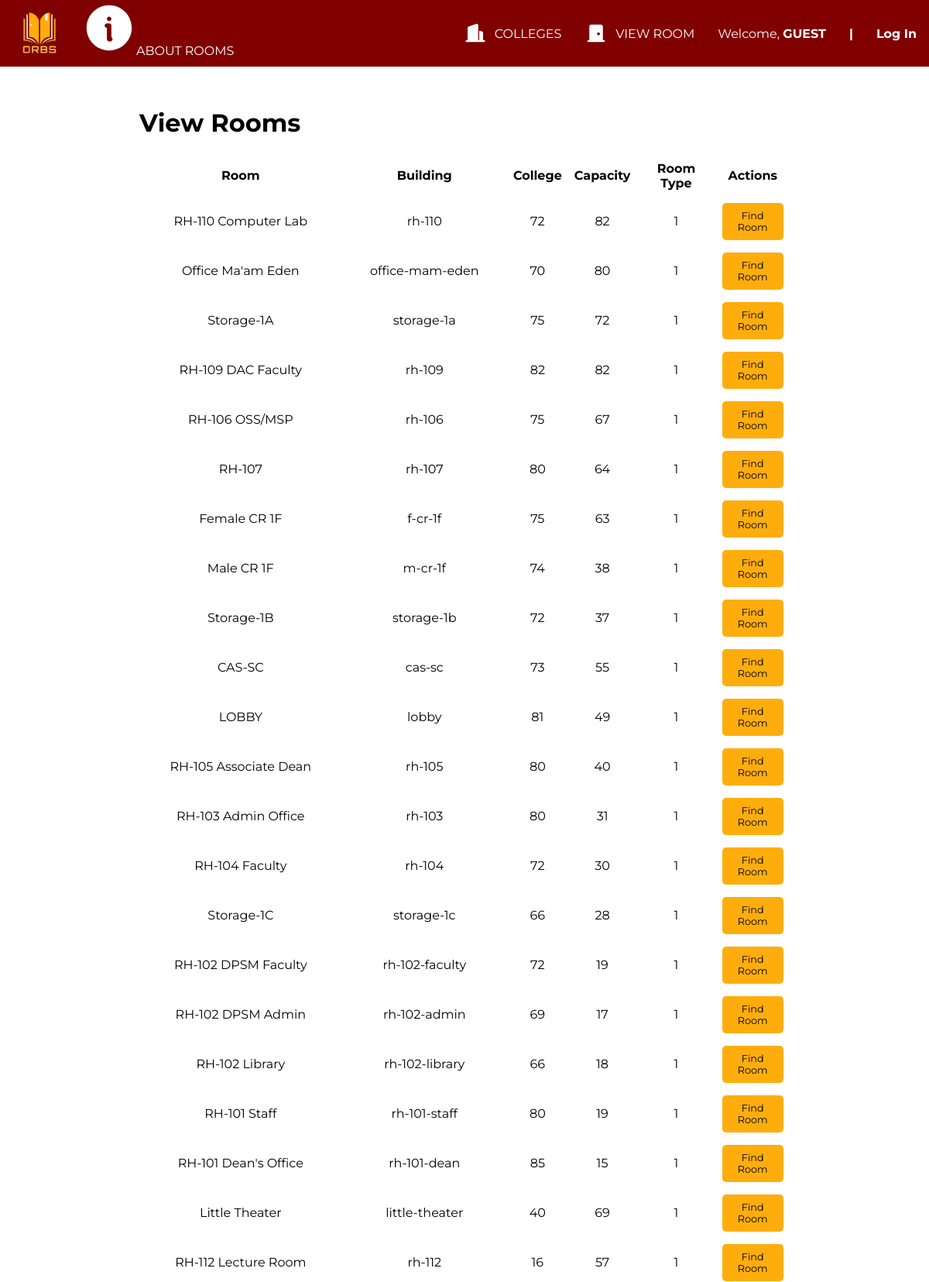
The page / (upper part) on the database its author committed.
### wayfinderpro/models.py (models this page shows, shortened)
class Room(models.Model):
    name = models.CharField(max_length=100)
    slug = models.SlugField(null=True)
    x = models.IntegerField()
    y = models.IntegerField()
    floorNumber = models.IntegerField(default = 1)
    date_created = models.DateTimeField(default=timezone.now)
    date_modified = models.DateTimeField(auto_now=True)

### wayfinderpro/views.py (the view)
# urls.py: 2. Add a URL to urlpatterns:  path('', views.home, name='home')
def home(request):
    context = {
        'rooms': Room.objects.all()
    }
    return render(request, 'wayfinderpro/initial.html', context)

### wayfinderpro/templates/wayfinderpro/initial.html (shortened to what this page needs)
{%load static%}
<!DOCTYPE html>
<html lang="en">
<head>
</head>
<body>
    <div class="dummycontainer">
        <div class="navbar">
            <div class="logo">
                <img src="{% static 'assets/Logo_Navbar.png' %}" alt="" class="logo">
                <span class="about"><img src="{% static 'assets/info.svg' %}" alt="">ABOUT ROOMS</span>
            </div>
            <div class="list">
                <div class="colleges">
                    <img src="{% static 'assets/school.svg' %}" alt="">
                    <span>COLLEGES</span>
                </div>
                <div class="viewrooms">
                    <img src="{% static 'assets/door.svg' %}" alt="">
                    <span>VIEW ROOM</span>
                </div>
                <div class="welcome">
                    <span>Welcome, <b>GUEST</b></span>
                </div>
                <div class="welcome">
                    <span><b>|</b></span>
                </div>
                <div class="welcome">
                    <span><b>Log In</b></span>
                </div>
            </div>
        </div>
    </div>
    <div class="mapcontainer">
        <div class="table">
            <h1>View Rooms</h1>
            <table>
                <thead>
                    <tr>
                        <th>Room</th>
                        <th>Building</th>
                        <th>College</th>
                        <th>Capacity</th>
                        <th>Room Type</th>
                        <th>Actions</th>
                    </tr>
                </thead>
                <tbody>
                    {% for room in rooms %}
                    <tr>
                        <td>{{ room.name }}</td>
                        <td>{{ room.slug }}</td>
                        <td>{{ room.x }}</td>
                        <td>{{ room.y }}</td>
                        <td>{{ room.floorNumber }}</td>
                        <td class="button">
                            <button class="button button-blue" style="background-color: #ffad0d; color: #000000;" onclick="startMultiFloorPathFinding('{{ room.slug }}', '{{ room.x }}', '{{ room.y }}', '{{ room.floorNumber }}')">Find Room</button>
                        </td>
                    </tr>
                    {% endfor %}
                </tbody>
            </table>
        </div>
    </div>
</body>
</html>

### wayfinderpro/templates/wayfinderpro/initial.html (style rules this page uses)
body { background-color: #800000; margin: 0; padding: 0; }
.navbar { display: flex; flex-direction: row; justify-content: space-between; align-items: center; color: white; background-color: #800000; padding: 0.5rem 1rem; }
.logo { display: flex; align-items: center; font-family: 'Montserrat', sans-serif; font-size: 1rem; font-weight: 400; gap: 20px; }
.logo img { width: 70px; height: 70px; }
.logo span { margin-top: -10px; }
.list { display: flex; align-items: center; gap: 30px; font-family: 'Montserrat', sans-serif; font-size: 1rem; font-weight: 400; }
.list div { display: flex; align-items: center; gap: 10px; }
.list img { width: 30px; height: 30px; }
.mapcontainer { background-color: white; width: 100vw; min-height: 100vh; display: flex; flex-direction: column; align-items: center; padding-top: 2rem; }
.table { width: 70%; font-family: 'Montserrat', sans-serif; font-size: 1rem; font-weight: 400; }
.table table { width: 100%; margin-top: 20px; border-collapse: collapse; }
.table th, .table td { text-align: center; padding: 8px; }
.button { display: flex; justify-content: center; align-items: center; gap: 5px; }
.button button { font-family: 'Montserrat', sans-serif; font-size: 0.8rem; font-weight: 400; min-height: 3rem; max-width: 90px; display: flex; justify-content: center; align-items: center; border-radius: 5px; border: none; cursor: pointer; transition: background-color 0.3s ease; }

### rows shown on the page
Room: name "RH-110 Computer Lab", slug "rh-110", x "72", y "82", floorNumber "1"
Room: name "Office Ma'am Eden", slug "office-mam-eden", x "70", y "80", floorNumber "1"
Room: name "Storage-1A", slug "storage-1a", x "75", y "72", floorNumber "1"
Room: name "RH-109 DAC Faculty", slug "rh-109", x "82", y "82", floorNumber "1"
Room: name "RH-106 OSS/MSP", slug "rh-106", x "75", y "67", floorNumber "1"
Room: name "RH-107", slug "rh-107", x "80", y "64", floorNumber "1"
Room: name "Female CR 1F", slug "f-cr-1f", x "75", y "63", floorNumber "1"
Room: name "Male CR 1F", slug "m-cr-1f", x "74", y "38", floorNumber "1"
Room: name "Storage-1B", slug "storage-1b", x "72", y "37", floorNumber "1"
Room: name "CAS-SC", slug "cas-sc", x "73", y "55", floorNumber "1"
Room: name "LOBBY", slug "lobby", x "81", y "49", floorNumber "1"
Room: name "RH-105 Associate Dean", slug "rh-105", x "80", y "40", floorNumber "1"
Room: name "RH-103 Admin Office", slug "rh-103", x "80", y "31", floorNumber "1"
Room: name "RH-104 Faculty", slug "rh-104", x "72", y "30", floorNumber "1"
Room: name "Storage-1C", slug "storage-1c", x "66", y "28", floorNumber "1"
Room: name "RH-102 DPSM Faculty", slug "rh-102-faculty", x "72", y "19", floorNumber "1"
Room: name "RH-102 DPSM Admin", slug "rh-102-admin", x "69", y "17", floorNumber "1"
Room: name "RH-102 Library", slug "rh-102-library", x "66", y "18", floorNumber "1"
Room: name "RH-101 Staff", slug "rh-101-staff", x "80", y "19", floorNumber "1"
Room: name "RH-101 Dean's Office", slug "rh-101-dean", x "85", y "15", floorNumber "1"
Room: name "Little Theater", slug "little-theater", x "40", y "69", floorNumber "1"
Room: name "RH-112 Lecture Room", slug "rh-112", x "16", y "57", floorNumber "1"
